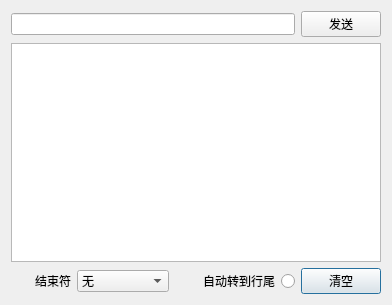
<?xml version="1.0" encoding="UTF-8"?>
<ui version="4.0">
 <class>Dialog</class>
 <widget class="QDialog" name="Dialog">
  <property name="geometry">
   <rect>
    <x>0</x>
    <y>0</y>
    <width>392</width>
    <height>305</height>
   </rect>
  </property>
  <property name="windowTitle">
   <string>串口调试助手</string>
  </property>
  <layout class="QGridLayout" name="gridLayout">
   <item row="2" column="2" colspan="2">
    <widget class="QRadioButton" name="AutoLast">
     <property name="layoutDirection">
      <enum>Qt::RightToLeft</enum>
     </property>
     <property name="text">
      <string>自动转到行尾</string>
     </property>
    </widget>
   </item>
   <item row="2" column="0">
    <widget class="QLabel" name="label">
     <property name="text">
      <string>结束符</string>
     </property>
     <property name="alignment">
      <set>Qt::AlignRight|Qt::AlignTrailing|Qt::AlignVCenter</set>
     </property>
    </widget>
   </item>
   <item row="2" column="4">
    <widget class="QPushButton" name="pushButton_2">
     <property name="text">
      <string>清空</string>
     </property>
     <property name="shortcut">
      <string>Del</string>
     </property>
    </widget>
   </item>
   <item row="1" column="0" colspan="5">
    <widget class="QTextBrowser" name="recv_Text">
     <property name="html">
      <string>&lt;!DOCTYPE HTML PUBLIC &quot;-//W3C//DTD HTML 4.0//EN&quot; &quot;http://www.w3.org/TR/REC-html40/strict.dtd&quot;&gt;
&lt;html&gt;&lt;head&gt;&lt;meta name=&quot;qrichtext&quot; content=&quot;1&quot; /&gt;&lt;style type=&quot;text/css&quot;&gt;
p, li { white-space: pre-wrap; }
&lt;/style&gt;&lt;/head&gt;&lt;body style=&quot; font-family:'SimSun'; font-size:9pt; font-weight:400; font-style:normal;&quot;&gt;
&lt;p style=&quot;-qt-paragraph-type:empty; margin-top:0px; margin-bottom:0px; margin-left:0px; margin-right:0px; -qt-block-indent:0; text-indent:0px;&quot;&gt;&lt;br /&gt;&lt;/p&gt;&lt;/body&gt;&lt;/html&gt;</string>
     </property>
    </widget>
   </item>
   <item row="0" column="0" colspan="4">
    <widget class="QLineEdit" name="send_Input"/>
   </item>
   <item row="0" column="4">
    <widget class="QPushButton" name="pushButton">
     <property name="text">
      <string>发送</string>
     </property>
     <property name="shortcut">
      <string>Enter</string>
     </property>
    </widget>
   </item>
   <item row="2" column="1">
    <widget class="QComboBox" name="end_select">
     <item>
      <property name="text">
       <string>无</string>
      </property>
     </item>
     <item>
      <property name="text">
       <string>换行 (\n)</string>
      </property>
     </item>
     <item>
      <property name="text">
       <string>回车 (\r)</string>
      </property>
     </item>
     <item>
      <property name="text">
       <string>CR NL(\r\n)</string>
      </property>
     </item>
    </widget>
   </item>
  </layout>
 </widget>
 <resources/>
 <connections/>
</ui>
